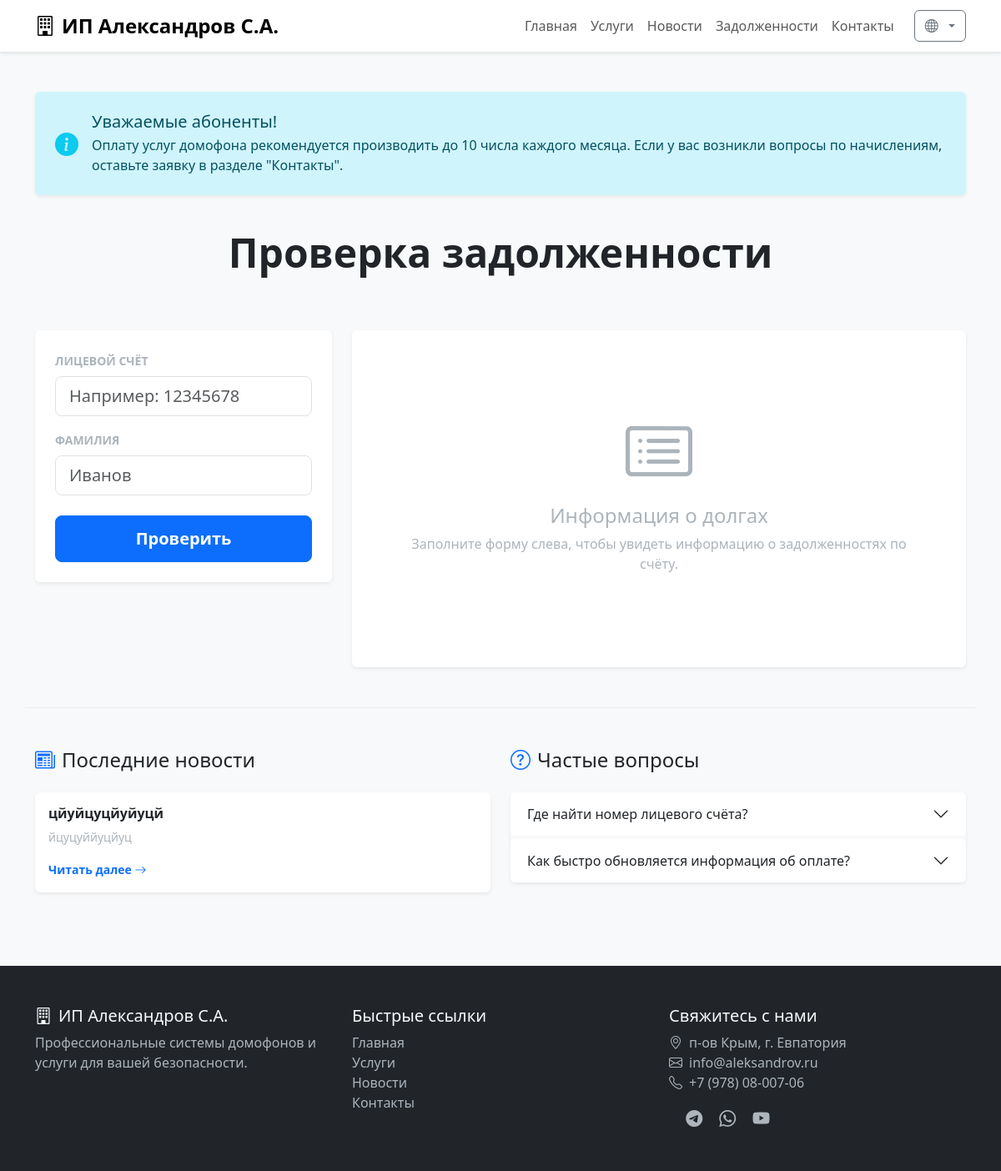
Page /debts/ on the earlier database version.
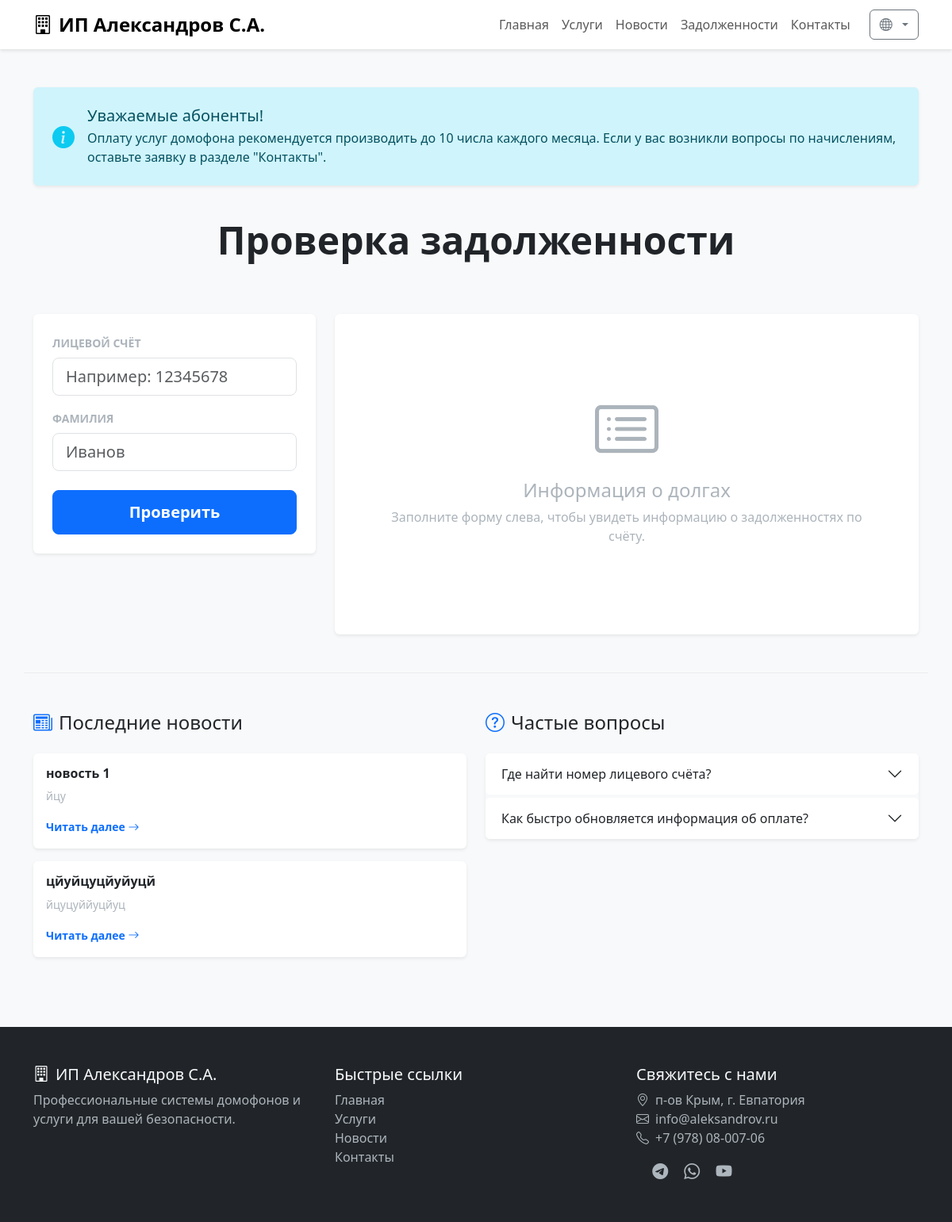
Same page on the later database version.
### news/models.py (models this page shows, shortened)
class News(models.Model):
    title = models.CharField(
        max_length=200,
        verbose_name='Заголовок'
    )
    slug = models.SlugField(
        max_length=200,
        unique=True,
        verbose_name='Слаг'
    )
    short_description = models.TextField(
        verbose_name='Краткое описание'
    )
    content = models.TextField(
        verbose_name='Содержимое'
    )
    image = models.ImageField(
        upload_to='news/',
        verbose_name='Изображение'
    )
    published_at = models.DateTimeField(
        auto_now_add=True,
        verbose_name='Дата публикации'
    )
    class Meta:
        verbose_name = 'Новость'
        verbose_name_plural = 'Новости'
        ordering = ['-published_at']

### debts/views.py (the view)
# urls.py: path('', DebtListView.as_view(), name='list'),
class DebtListView(ListView):
    model = Debt
    template_name = 'debts/debts_list.html'
    context_object_name = 'debts_list'
    paginate_by = 10
    ordering = ['-last_updated', 'account_number']
    def get_queryset(self):
        account_number = self.request.GET.get('account_number', '').strip()
        last_name = self.request.GET.get('last_name', '').strip()
        if account_number and last_name:
            return Debt.objects.filter(
                account_number=account_number,
                last_name__iexact=last_name # Точное, но регистронезависимое совпадение
            )
        return Debt.objects.none()
    def get_context_data(self, **kwargs):
        context = super().get_context_data(**kwargs)
        context['account_number'] = self.request.GET.get('account_number', '')
        context['last_name'] = self.request.GET.get('last_name', '')
        context['is_searched'] = bool(context['account_number'] or context['last_name'])
        context['latest_news'] = News.objects.all()[:2]
        return context

### debts/templates/debts/debts_list.html (shortened to what this page needs)
{% extends 'base.html' %}
{% block content %}
<section class="py-5 bg-light min-vh-100">
    <div class="container">
        <div class="row mb-4">
            <div class="col-12">
                <div class="alert alert-info border-0 shadow-sm d-flex align-items-center p-4" role="alert">
                    <i class="bi bi-info-circle-fill fs-3 me-3 text-info"></i>
                    <div>
                        <h5 class="alert-heading mb-1">Уважаемые абоненты!</h5>
                        <p class="mb-0">Оплату услуг домофона рекомендуется производить до 10 числа каждого месяца. Если у вас возникли вопросы по начислениям, оставьте заявку в разделе "Контакты".</p>
                    </div>
                </div>
            </div>
        </div>
        <div class="row mb-5">
            <div class="col-12 text-center">
                <h1 class="display-5 fw-bold mb-3">Проверка задолженности</h1>
            </div>
        </div>
        <div class="row mb-5">
            <div class="col-lg-4 mb-4">
                <div class="position-sticky" style="top: 2rem;">
                    <form method="get" class="card border-0 shadow-sm p-4">
                        <div class="mb-3">
                            <label for="account_number" class="form-label text-muted small text-uppercase fw-bold">Лицевой счёт</label>
                            <input type="text" class="form-control form-control-lg" id="account_number" name="account_number"
                                   placeholder="Например: 12345678" value="{{ account_number }}" required>
                        </div>
                        <div class="mb-4">
                            <label for="last_name" class="form-label text-muted small text-uppercase fw-bold">Фамилия</label>
                            <input type="text" class="form-control form-control-lg" id="last_name" name="last_name"
                                   placeholder="Иванов" value="{{ last_name }}" required>
                        </div>
                        <button type="submit" class="btn btn-primary btn-lg w-100">Проверить</button>
                    </form>
                </div>
            </div>
            <div class="col-lg-8">
                {% if debts_list %}
                    <div class="d-flex justify-content-between align-items-center mb-4">
                        <h4 class="mb-0">Результаты поиска</h4>
                    </div>
                {% for debt in debts_list %}
                <article class="card border-0 shadow-sm mb-4 border-start border-4 {% if debt.amount > 0 %}border-danger{% else %}border-success{% endif %}">
                    <div class="card-body p-4">
                        <div class="row align-items-center">
                            <div class="col-md-7 mb-3 mb-md-0">
                                <h5 class="card-title mb-2">Лицевой счёт: <span class="text-primary">{{ debt.account_number }}</span></h5>
                                <p class="mb-1 text-dark">
                                    <i class="bi bi-person me-2 text-muted"></i>{{ debt.last_name }}
                                </p>
                                <p class="mb-0 text-dark">
                                    <i class="bi bi-geo-alt me-2 text-muted"></i>{{ debt.address }}
                                </p>
                            </div>
                            <div class="col-md-5 text-md-end">
                                {% if debt.amount > 0 %}
                                    <p class="text-muted small mb-1">Задолженность:</p>
                                    <p class="display-6 text-danger fw-bold mb-3">{{ debt.amount }} ₽</p>
                                    <a href="#" class="btn btn-danger w-100 fw-bold">
                                        <i class="bi bi-credit-card me-2"></i>Оплатить онлайн
                                    </a>
                                {% else %}
                                    <div class="d-inline-flex align-items-center text-success bg-success bg-opacity-10 px-3 py-2 rounded">
                                        <i class="bi bi-check-circle-fill me-2 fs-4"></i>
                                        <div class="text-start">
                                            <p class="fw-bold mb-0">Оплачено</p>
                                            <p class="small mb-0 text-muted">Задолженности нет</p>
                                        </div>
                                    </div>
                                {% endif %}
                            </div>
                        </div>
                    </div>
                    <div class="card-footer bg-white border-top-0 text-muted small text-end pb-3">
                        <i class="bi bi-clock-history me-1"></i>Информация актуальна на: {{ debt.last_updated|date:"d.m.Y H:i" }}
                    </div>
                </article>
                {% endfor %}
                    {% else %}
                    <div class="h-100 d-flex flex-column justify-content-center py-5 bg-white rounded shadow-sm border-0">
                        <div class="text-center text-muted p-5">
                            {% if is_searched %}
                                <div class="display-1 mb-3 text-warning"><i class="bi bi-search"></i></div>
                                <h4 class="text-dark">Лицевой счёт не найден</h4>
                                <p>Проверьте правильность введенного лицевого счёта и фамилии.</p>
                            {% else %}
                                <div class="display-1 mb-3"><i class="bi bi-card-list"></i></div>
                                <h4>Информация о долгах</h4>
                                <p>Заполните форму слева, чтобы увидеть информацию о задолженностях по счёту.</p>
                            {% endif %}
                        </div>
                    </div>
                {% endif %}
            </div>
        </div>
        <div class="row pt-5 border-top border-light-subtle">
            <div class="col-md-6 mb-4">
                <h4 class="mb-4"><i class="bi bi-newspaper me-2 text-primary"></i>Последние новости</h4>
                {% for news_item in latest_news %}
                <div class="card border-0 shadow-sm mb-3">
                    <div class="card-body">
                        <h6 class="card-title fw-bold">{{ news_item.title }}</h6>
                        <p class="card-text text-muted small">{{ news_item.short_description }}</p>
                        <a href="{% url 'news:detail' slug=news_item.slug %}" class="text-decoration-none small fw-bold">
                            Читать далее <i class="bi bi-arrow-right"></i>
                        </a>
                    </div>
                </div>
                {% empty %}
                <p class="text-muted small">Новостей пока нет.</p>
                {% endfor %}
            </div>
            <div class="col-md-6 mb-4">
                <h4 class="mb-4"><i class="bi bi-question-circle me-2 text-primary"></i>Частые вопросы</h4>
                <div class="accordion accordion-flush shadow-sm rounded" id="faqAccordion">
                    <div class="accordion-item border-0 rounded mb-1">
                        <h2 class="accordion-header">
                            <button class="accordion-button collapsed rounded bg-white" type="button" data-bs-toggle="collapse" data-bs-target="#faq1">
                                Где найти номер лицевого счёта?
                            </button>
                        </h2>
                    </div>
                    <div class="accordion-item border-0 rounded">
                        <h2 class="accordion-header">
                            <button class="accordion-button collapsed rounded bg-white" type="button" data-bs-toggle="collapse" data-bs-target="#faq2">
                                Как быстро обновляется информация об оплате?
                            </button>
                        </h2>
                    </div>
                </div>
            </div>
        </div>
    </div>
</section>
{% endblock %}

### templates/base.html (shortened to what this page needs)
<!DOCTYPE html>
<html lang="{{ LANGUAGE_CODE }}">
{% load static %}
<head>
    <link href="https://cdn.jsdelivr.net/npm/bootstrap@5.3.2/dist/css/bootstrap.min.css" rel="stylesheet">
    <link href="https://cdn.jsdelivr.net/npm/bootstrap-icons@1.11.1/font/bootstrap-icons.css" rel="stylesheet">
    <link rel="stylesheet" href="{% static 'css/style.css' %}">
</head>
<body>
    <nav class="navbar navbar-expand-lg navbar-light bg-white sticky-top">
        <div class="container">
            <a class="navbar-brand" href="/">
                <i class="bi bi-building me-2"></i>ИП Александров С.А.
            </a>
            <div class="collapse navbar-collapse" id="navbarNav">
                <ul class="navbar-nav ms-auto">
                    <li class="nav-item">
                        <a class="nav-link" href="/">Главная</a>
                    </li>
                    <li class="nav-item">
                        <a class="nav-link" href="{% url 'services:list' %}">Услуги</a>
                    </li>
                    <li class="nav-item">
                        <a class="nav-link" href="{% url 'news:list' %}">Новости</a>
                    </li>
                    <li class="nav-item">
                        <a class="nav-link" href="{% url 'debts:list' %}">Задолженности</a>
                    </li>
                    <li class="nav-item">
                        <a class="nav-link" href="{% url 'contacts:list' %}">Контакты</a>
                    </li>
                </ul>
                <div class="dropdown ms-3">
                    <button class="btn btn-outline-secondary dropdown-toggle" type="button" id="languageDropdown" data-bs-toggle="dropdown" aria-expanded="false">
                        <i class="bi bi-globe me-1"></i>{{ LANGUAGE_CODE|upper }}
                    </button>
                </div>
            </div>
        </div>
    </nav>
    <main>
        {% block content %}{% endblock %}
    </main>
    <footer class="footer">
        <div class="container">
            <div class="row">
                <div class="col-lg-4 mb-4 mb-lg-0">
                    <h5><i class="bi bi-building me-2"></i>ИП Александров С.А.</h5>
                    <p class="text-muted">Профессиональные системы домофонов и услуги для вашей безопасности.</p>
                </div>
                <div class="col-lg-4 mb-4 mb-lg-0">
                    <h5>Быстрые ссылки</h5>
                    <ul class="list-unstyled">
                        <li><a href="/">Главная</a></li>
                        <li><a href="{% url 'services:list' %}">Услуги</a></li>
                        <li><a href="{% url 'news:list' %}">Новости</a></li>
                        <li><a href="{% url 'contacts:list' %}">Контакты</a></li>
                    </ul>
                </div>
                <div class="col-lg-4">
                    <h5>Свяжитесь с нами</h5>
                    <ul class="list-unstyled text-muted">
                        <li><i class="bi bi-geo-alt me-2"></i>п-ов Крым, г. Евпатория</li>
                        <li><i class="bi bi-envelope me-2"></i>info@aleksandrov.ru</li>
                        <li><i class="bi bi-telephone me-2"></i>+7 (978) 08-007-06</li>
                    </ul>
                    <div class="social-links mt-3">
                        <a href="#" aria-label="Telegram"><i class="bi bi-telegram"></i></a>
                        <a href="#" aria-label="WhatsApp"><i class="bi bi-whatsapp"></i></a>
                        <a href="#" aria-label="YouTube"><i class="bi bi-youtube"></i></a>
                    </div>
                </div>
            </div>
        </div>
    </footer>
</body>
</html>

### static/css/style.css (style rules this page uses)
:root { --primary-color: #0d6efd; --secondary-color: #6c757d; --accent-color: #0a58ca; }
body { font-family: 'Segoe UI', Tahoma, Geneva, Verdana, sans-serif; min-height: 100vh; display: flex; flex-direction: column; }
main { flex: 1; }
.navbar { box-shadow: 0 2px 4px rgba(0,0,0,.1); }
.navbar-brand { font-weight: 700; font-size: 1.5rem; transition: color 0.3s ease; }
.nav-link { font-weight: 500; transition: color 0.3s ease; }
.btn-primary { padding: 0.75rem 2rem; font-weight: 600; transition: all 0.3s ease; }
.footer { background-color: #212529; color: #f8f9fa; padding: 3rem 0; margin-top: auto; }
.footer a { color: #adb5bd; text-decoration: none; transition: color 0.3s ease; }
.social-links a { display: inline-block; margin-right: 1rem; font-size: 1.25rem; }
.text-muted { color: #acb4bb !important; }
html { scroll-behavior: smooth; }

Differences in the rows shown:
added News: title "новость 1", short_description "йцу"
